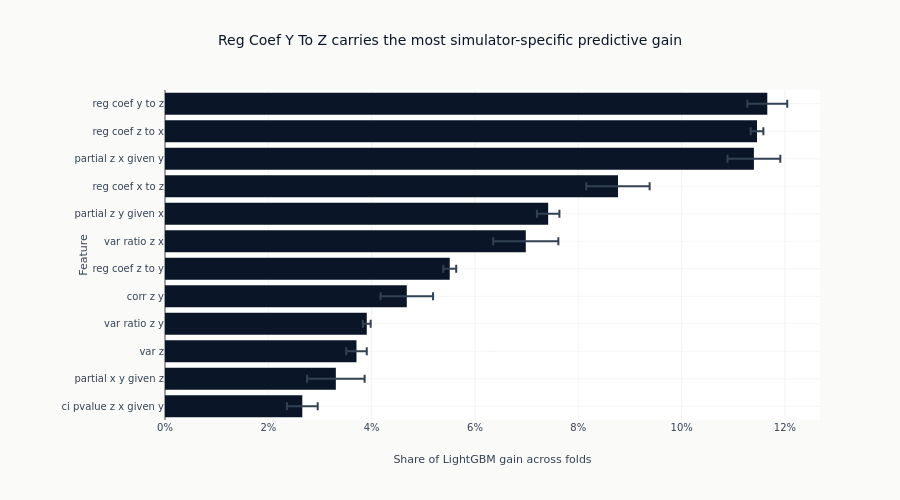

Notebook source saved alongside this figure:
### Markdown cell above
### Feature Importance

### Code cell
top_features = importance_df.head(12).sort("Mean gain share")
top_feature_name = importance_df["Feature"][0].replace("_", " ")
top_feature_labels = [name.replace("_", " ") for name in top_features["Feature"]]
fig = go.Figure(
    data=go.Bar(
        x=top_features["Mean gain share"].to_list(),
        y=top_feature_labels,
        orientation="h",
        marker_color=COLORS["blue"],
        error_x=dict(
            type="data",
            array=top_features["Std gain share"].to_list(),
            color=COLORS["neutral"],
        ),
    )
)
fig.update_layout(
    title=f"{top_feature_name.title()} carries the most simulator-specific predictive gain",
    xaxis_title="Share of LightGBM gain across folds",
    yaxis_title="Feature",
    height=500,
    xaxis=dict(tickformat=".0%"),
    margin=dict(l=165, t=90),
)
fig.show()

### Figure 1 — Plotly figure (JSON) as saved in the notebook; plotly's stock layout.template omitted (floating-point values rounded to 4 significant figures)
{"data": [{"error_x": {"array": [0.00298, 0.005569, 0.001988, 0.0007539, 0.005083, 0.001252, 0.006305, 0.002177, 0.006127, 0.005106, 0.001225, 0.003863], "color": "#334155", "type": "data"}, "marker": {"color": "#0a1628"}, "orientation": "h", "type": "bar", "x": [0.02658, 0.03307, 0.03706, 0.03906, 0.0468, 0.05511, 0.06983, 0.07416, 0.08768, 0.114, 0.1146, 0.1166], "y": ["ci pvalue z x given y", "partial x y given z", "var z", "var ratio z y", "corr z y", "reg coef z to y", "var ratio z x", "partial z y given x", "reg coef x to z", "partial z x given y", "reg coef z to x", "reg coef y to z"]}], "layout": {"height": 500, "margin": {"l": 165, "t": 90}, "title": {"text": "Reg Coef Y To Z carries the most simulator-specific predictive gain"}, "xaxis": {"tickformat": ".0%", "title": {"text": "Share of LightGBM gain across folds"}}, "yaxis": {"title": {"text": "Feature"}}}}
